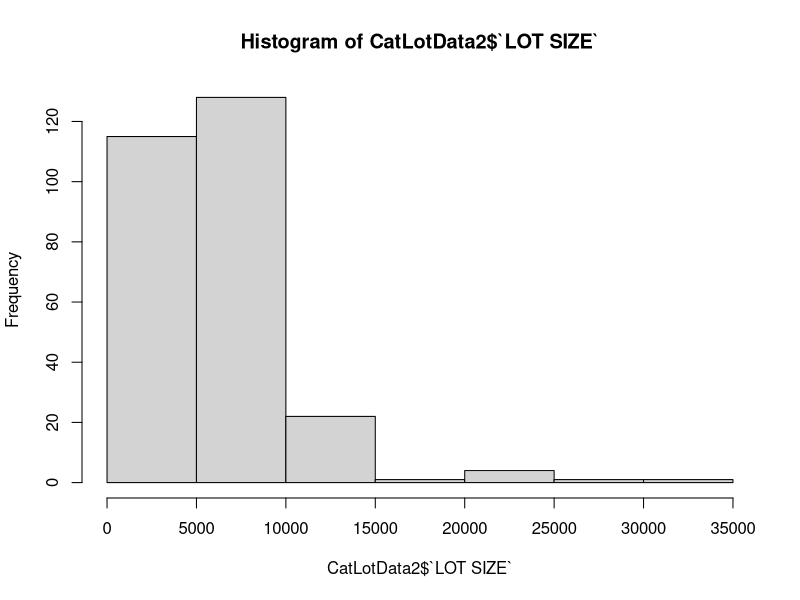

Write the R code that produced this figure. (Note: this script raises an error after producing the figure.)
## ---- chunk 1
knitr::opts_chunk$set(echo = TRUE)
knitr::opts_knit$set(root.dir = normalizePath("C:/Users/randa/Dropbox/Masters/Autumn/TBANLT 540 Applied Regression Analysis/Categorical Variables Lab"))
## ---- chunk 2

options(scipen=10000)
options(digits = 5)
library(readxl)
library(plyr)
library(tidyverse)
library(car)

## ---- chunk 3
CatLotData <- read_excel("98312_Redfin_2021.xlsx")
View(CatLotData)
## ---- chunk 4
CatLotData2 <- CatLotData %>% select(PRICE,BEDS, BATHS,`SQUARE FEET`,`LOT SIZE`,`YEAR BUILT`,`LOCATION`)
summary(CatLotData2)
show(CatLotData2)
## ---- chunk 5
CatLotData2 <-  CatLotData2[complete.cases(CatLotData2), ]
summary(CatLotData2)
## ---- chunk 6
hist(CatLotData2$`LOT SIZE`)

CatLotData2$LotCat<-cut(CatLotData2$`LOT SIZE`, c(0,2500,5000,7500,10000,25000,32000,Inf))

View(CatLotData2)

## ---- chunk 7
CatLotData2$NeighCat<-factor(CatLotData2$LOCATION)
LocCount <- as.data.frame(table(CatLotData2$LOCATION))

summary(CatLotData2$NeighCat)
summary(CatLotData2$PRICE)

Prices<-aggregate(PRICE ~ NeighCat, CatLotData2, mean)

Prices[with(Prices, order(PRICE)),]

show(LocCount)
## ---- chunk 8


CatLotData3<-CatLotData2[!(CatLotData2$LOCATION=="Charleston" | CatLotData2$LOCATION=="Bremerton"),]





CatLotData3<-CatLotData2[!(CatLotData2$LOCATION=="Kitsap Lake" | CatLotData2$LOCATION=="West Bremerton"),]


summary(CatLotData2$NeighCat)
summary(CatLotData2$PRICE)


CatLotData3$NeighCat2 <- recode(CatLotData3$NeighCat, 'c("Kitsap Lake", "West Bremerton") = "West Bremerton"; c("Charleston", "West Bremerton") = "West Bremerton";')

View(CatLotData3)
summary(CatLotData3$NeighCat)
summary(CatLotData3$PRICE)

## ---- chunk 9
Prices2<-aggregate(PRICE ~ NeighCat2, CatLotData3, mean)

Prices2[with(Prices2, order(PRICE)),]

LocCount2 <- as.data.frame(table(CatLotData3$NeighCat2))

show(LocCount2)
## ---- chunk 10
CatLotData3$NeighCat2<-factor(CatLotData3$NeighCat2,levels=c('West Bremerton', 'West Hills', 'Bremerton', 'Navy Yard City'))     # this is to enforce a order to the reference for the factor variable

summary(CatLotData3$NeighCat2) 

## ---- chunk 11
CatFit1<-lm(PRICE~BATHS+BEDS+`SQUARE FEET`+LotCat+`YEAR BUILT`+ NeighCat2, data=CatLotData3)

summary(CatFit1)

## ---- chunk 12
vif(CatFit1)
## ---- chunk 13
CatFit2<-lm(PRICE~BATHS+`SQUARE FEET`+LotCat+`YEAR BUILT`+ NeighCat2, data=CatLotData2)

summary(CatFit2)
anova(CatFit1, CatFit2)

CatFit3<-lm(PRICE~BATHS+BEDS+`SQUARE FEET`+`YEAR BUILT`+ NeighCat2, data=CatLotData2)
summary(CatFit3)
anova(CatFit1,CatFit3)

CatFit4<-lm(PRICE~BATHS+BEDS+`SQUARE FEET`+`YEAR BUILT`+ LotCat, data=CatLotData2)
summary(CatFit4)
anova(CatFit1,CatFit4)

CatFit5<-lm(PRICE~BATHS+`SQUARE FEET`+`YEAR BUILT`+ LotCat+ NeighCat2, data=CatLotData2)
summary(CatFit5)

anova(CatFit1, CatFit5)

summary(CatFit1)
summary(CatFit5)


